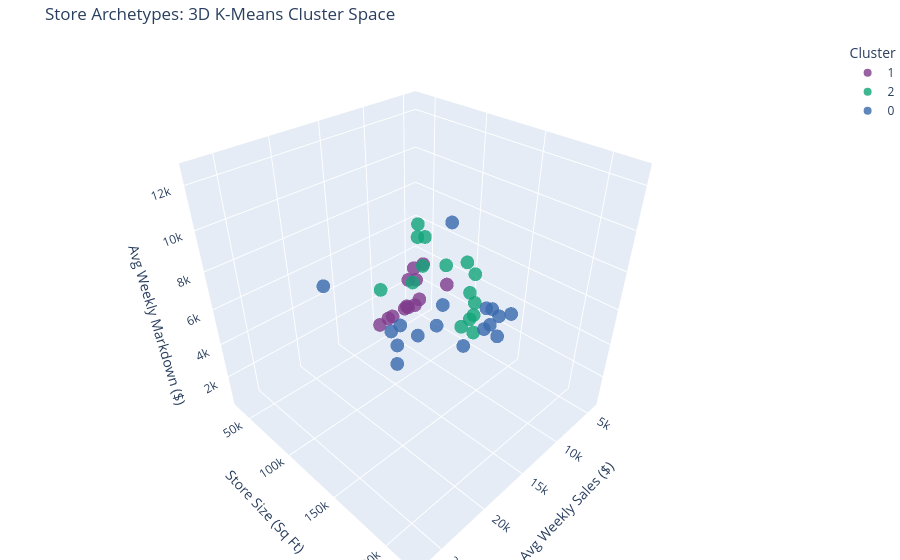

The notebook cell saved with this chart:
### Markdown cell above
#### Visualizing the clustors

### Code cell
import plotly.express as px

# 1. Cast the Cluster column to a string so Plotly treats it as distinct colors, not a gradient
store_profiles['Cluster'] = store_profiles['Cluster'].astype(str)

# 2. Generate the 3D Scatter Plot
fig = px.scatter_3d(
    store_profiles,
    x='avg_weekly_sales',
    y='store_size',
    z='avg_weekly_markdown',
    color='Cluster',
    title='Store Archetypes: 3D K-Means Cluster Space',
    labels={
        'avg_weekly_sales': 'Avg Weekly Sales ($)',
        'store_size': 'Store Size (Sq Ft)',
        'avg_weekly_markdown': 'Avg Weekly Markdown ($)'
    },
    hover_data=['store'], # Hovering over a dot will reveal the exact Store ID!
    opacity=0.8,
    color_discrete_sequence=px.colors.qualitative.Bold
)

fig.update_layout(margin=dict(l=0, r=0, b=0, t=40))
fig.show()

### Figure 1 — Plotly figure (JSON) as saved in the notebook; plotly's stock layout.template omitted (floating-point values rounded to 4 significant figures)
{"data": [{"customdata": [[3], [33], [30], [36], [42], [16], [7], [37], [43], [5], [29], [38], [44]], "hovertemplate": "Cluster=1<br>Avg Weekly Sales ($)=%{x}<br>Store Size (Sq Ft)=%{y}<br>Avg Weekly Markdown ($)=%{z}<br>store=%{customdata[0]}<extra></extra>", "legendgroup": "1", "marker": {"color": "rgb(127, 60, 141)", "opacity": 0.8, "symbol": "circle"}, "mode": "markers", "name": "1", "scene": "scene", "showlegend": true, "type": "scatter3d", "x": [5593.0, 4125.0, 6853.0, 5929.0, 8975.0, 6833.0, 7508.0, 8369.0, 10380.0, 4417.0, 7006.0, 6123.0, 4883.0], "y": [37392, 39690, 42988, 39910, 39690, 57197, 70713, 39910, 41062, 34875, 93638, 39690, 39910], "z": [2435.0, 746.9, 903.8, 651.5, 656.3, 3342.0, 4911.0, 648.5, 641.6, 2891.0, 4195.0, 769.4, 528.2]}, {"customdata": [[9], [12], [15], [18], [21], [45], [25], [22], [34], [40], [8], [17], [23], [26], [35]], "hovertemplate": "Cluster=2<br>Avg Weekly Sales ($)=%{x}<br>Store Size (Sq Ft)=%{y}<br>Avg Weekly Markdown ($)=%{z}<br>store=%{customdata[0]}<extra></extra>", "legendgroup": "2", "marker": {"color": "rgb(17, 165, 121)", "opacity": 0.8, "symbol": "circle"}, "mode": "markers", "name": "2", "scene": "scene", "showlegend": true, "type": "scatter3d", "x": [7452.0, 13450.0, 7890.0, 13910.0, 9819.0, 10620.0, 9178.0, 13530.0, 12390.0, 12520.0, 11960.0, 11760.0, 18050.0, 13200.0, 12430.0], "y": [125833, 112238, 123737, 120653, 140167, 118221, 128107, 119557, 158114, 155083, 155078, 93188, 114533, 152513, 103681], "z": [3428.0, 9513.0, 4850.0, 7732.0, 6898.0, 6931.0, 7043.0, 9085.0, 4912.0, 5594.0, 6343.0, 5487.0, 7312.0, 5272.0, 8434.0]}, {"customdata": [[6], [24], [27], [39], [1], [4], [13], [10], [28], [19], [31], [2], [11], [14], [20], [32], [41]], "hovertemplate": "Cluster=0<br>Avg Weekly Sales ($)=%{x}<br>Store Size (Sq Ft)=%{y}<br>Avg Weekly Markdown ($)=%{z}<br>store=%{customdata[0]}<extra></extra>", "legendgroup": "0", "marker": {"color": "rgb(57, 105, 172)", "opacity": 0.8, "symbol": "circle"}, "mode": "markers", "name": "0", "scene": "scene", "showlegend": true, "type": "scatter3d", "x": [20320.0, 17620.0, 22760.0, 19340.0, 20200.0, 26860.0, 25360.0, 24670.0, 17190.0, 18290.0, 18370.0, 24690.0, 17390.0, 26250.0, 27020.0, 15150.0, 16470.0], "y": [202505, 203819, 204184, 184109, 151315, 205863, 219622, 126512, 206302, 203819, 203750, 202307, 207499, 200898, 203742, 203007, 196321], "z": [8226.0, 9166.0, 10730.0, 12540.0, 7304.0, 9627.0, 11180.0, 9526.0, 8815.0, 9384.0, 8467.0, 9978.0, 7981.0, 9995.0, 10880.0, 8240.0, 7861.0]}], "layout": {"legend": {"title": {"text": "Cluster"}, "tracegroupgap": 0}, "margin": {"b": 0, "l": 0, "r": 0, "t": 40}, "scene": {"domain": {"x": [0, 1], "y": [0, 1]}, "xaxis": {"title": {"text": "Avg Weekly Sales ($)"}}, "yaxis": {"title": {"text": "Store Size (Sq Ft)"}}, "zaxis": {"title": {"text": "Avg Weekly Markdown ($)"}}}, "title": {"text": "Store Archetypes: 3D K-Means Cluster Space"}}}
